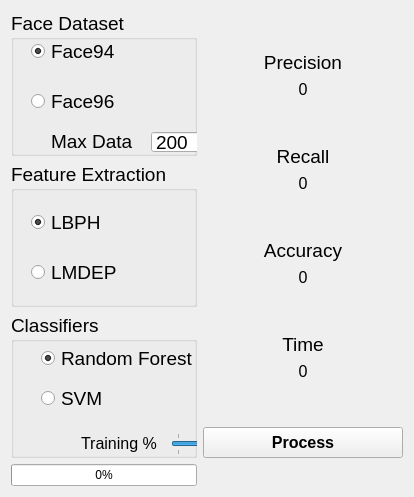
      <widget class="QWidget" name="standard_tab">
       <attribute name="title">
        <string>Standard</string>
       </attribute>
       <layout class="QGridLayout" name="gridLayout_9">
        <item row="0" column="1">
         <layout class="QGridLayout" name="gridLayout_10">
          <property name="sizeConstraint">
           <enum>QLayout::SetDefaultConstraint</enum>
          </property>
          <item row="6" column="0">
           <spacer name="verticalSpacer_5">
            <property name="orientation">
             <enum>Qt::Vertical</enum>
            </property>
            <property name="sizeHint" stdset="0">
             <size>
              <width>20</width>
              <height>40</height>
             </size>
            </property>
           </spacer>
          </item>
          <item row="9" column="0">
           <spacer name="verticalSpacer_6">
            <property name="orientation">
             <enum>Qt::Vertical</enum>
            </property>
            <property name="sizeHint" stdset="0">
             <size>
              <width>20</width>
              <height>40</height>
             </size>
            </property>
           </spacer>
          </item>
          <item row="12" column="0">
           <spacer name="verticalSpacer_7">
            <property name="orientation">
             <enum>Qt::Vertical</enum>
            </property>
            <property name="sizeHint" stdset="0">
             <size>
              <width>20</width>
              <height>40</height>
             </size>
            </property>
           </spacer>
          </item>
          <item row="1" column="0">
           <widget class="QLabel" name="st_precision_label">
            <property name="maximumSize">
             <size>
              <width>200</width>
              <height>16777215</height>
             </size>
            </property>
            <property name="font">
             <font>
              <pointsize>14</pointsize>
              <weight>50</weight>
              <italic>false</italic>
              <bold>false</bold>
              <strikeout>false</strikeout>
              <kerning>true</kerning>
             </font>
            </property>
            <property name="text">
             <string>Precision</string>
            </property>
            <property name="alignment">
             <set>Qt::AlignCenter</set>
            </property>
           </widget>
          </item>
          <item row="7" column="0">
           <widget class="QLabel" name="st_accuracy_label">
            <property name="maximumSize">
             <size>
              <width>200</width>
              <height>16777215</height>
             </size>
            </property>
            <property name="font">
             <font>
              <pointsize>14</pointsize>
             </font>
            </property>
            <property name="text">
             <string>Accuracy</string>
            </property>
            <property name="alignment">
             <set>Qt::AlignCenter</set>
            </property>
           </widget>
          </item>
          <item row="4" column="0">
           <widget class="QLabel" name="st_recall_label">
            <property name="maximumSize">
             <size>
              <width>200</width>
              <height>16777215</height>
             </size>
            </property>
            <property name="font">
             <font>
              <pointsize>14</pointsize>
             </font>
            </property>
            <property name="text">
             <string>Recall</string>
            </property>
            <property name="alignment">
             <set>Qt::AlignCenter</set>
            </property>
           </widget>
          </item>
          <item row="2" column="0">
           <widget class="QLabel" name="st_precision_result">
            <property name="maximumSize">
             <size>
              <width>200</width>
              <height>16777215</height>
             </size>
            </property>
            <property name="font">
             <font>
              <pointsize>12</pointsize>
             </font>
            </property>
            <property name="text">
             <string>0</string>
            </property>
            <property name="alignment">
             <set>Qt::AlignCenter</set>
            </property>
           </widget>
          </item>
          <item row="5" column="0">
           <widget class="QLabel" name="st_recall_result">
            <property name="maximumSize">
             <size>
              <width>200</width>
              <height>16777215</height>
             </size>
            </property>
            <property name="font">
             <font>
              <pointsize>12</pointsize>
             </font>
            </property>
            <property name="text">
             <string>0</string>
            </property>
            <property name="alignment">
             <set>Qt::AlignCenter</set>
            </property>
           </widget>
          </item>
          <item row="11" column="0">
           <widget class="QLabel" name="st_time_result">
            <property name="maximumSize">
             <size>
              <width>200</width>
              <height>16777215</height>
             </size>
            </property>
            <property name="font">
             <font>
              <pointsize>12</pointsize>
             </font>
            </property>
            <property name="text">
             <string>0</string>
            </property>
            <property name="alignment">
             <set>Qt::AlignCenter</set>
            </property>
           </widget>
          </item>
          <item row="10" column="0">
           <widget class="QLabel" name="st_time_label">
            <property name="maximumSize">
             <size>
              <width>200</width>
              <height>16777215</height>
             </size>
            </property>
            <property name="font">
             <font>
              <pointsize>14</pointsize>
             </font>
            </property>
            <property name="text">
             <string>Time</string>
            </property>
            <property name="alignment">
             <set>Qt::AlignCenter</set>
            </property>
           </widget>
          </item>
          <item row="3" column="0">
           <spacer name="verticalSpacer">
            <property name="orientation">
             <enum>Qt::Vertical</enum>
            </property>
            <property name="sizeType">
             <enum>QSizePolicy::Expanding</enum>
            </property>
            <property name="sizeHint" stdset="0">
             <size>
              <width>20</width>
              <height>40</height>
             </size>
            </property>
           </spacer>
          </item>
          <item row="8" column="0">
           <widget class="QLabel" name="st_accuracy_result">
            <property name="maximumSize">
             <size>
              <width>200</width>
              <height>16777215</height>
             </size>
            </property>
            <property name="font">
             <font>
              <pointsize>12</pointsize>
             </font>
            </property>
            <property name="text">
             <string>0</string>
            </property>
            <property name="alignment">
             <set>Qt::AlignCenter</set>
            </property>
           </widget>
          </item>
          <item row="13" column="0">
           <layout class="QHBoxLayout" name="horizontalLayout_5">
            <item>
             <widget class="QPushButton" name="st_process_bt">
              <property name="minimumSize">
               <size>
                <width>200</width>
                <height>31</height>
               </size>
              </property>
              <property name="maximumSize">
               <size>
                <width>200</width>
                <height>31</height>
               </size>
              </property>
              <property name="font">
               <font>
                <pointsize>12</pointsize>
                <weight>75</weight>
                <bold>true</bold>
               </font>
              </property>
              <property name="text">
               <string>Process</string>
              </property>
             </widget>
            </item>
           </layout>
          </item>
          <item row="0" column="0">
           <spacer name="verticalSpacer_9">
            <property name="orientation">
             <enum>Qt::Vertical</enum>
            </property>
            <property name="sizeHint" stdset="0">
             <size>
              <width>20</width>
              <height>40</height>
             </size>
            </property>
           </spacer>
          </item>
         </layout>
        </item>
        <item row="0" column="0">
         <layout class="QGridLayout" name="gridLayout_11">
          <item row="0" column="0">
           <widget class="QGroupBox" name="st_face_Dataset_group">
            <property name="font">
             <font>
              <pointsize>14</pointsize>
             </font>
            </property>
            <property name="title">
             <string>Face Dataset</string>
            </property>
            <widget class="QRadioButton" name="st_radioButton_d1">
             <property name="geometry">
              <rect>
               <x>20</x>
               <y>30</y>
               <width>141</width>
               <height>21</height>
              </rect>
             </property>
             <property name="font">
              <font>
               <pointsize>14</pointsize>
              </font>
             </property>
             <property name="text">
              <string>Face94</string>
             </property>
             <property name="checked">
              <bool>true</bool>
             </property>
            </widget>
            <widget class="QRadioButton" name="st_radioButton_d4">
             <property name="geometry">
              <rect>
               <x>220</x>
               <y>80</y>
               <width>111</width>
               <height>21</height>
              </rect>
             </property>
             <property name="font">
              <font>
               <pointsize>14</pointsize>
              </font>
             </property>
             <property name="text">
              <string>FEI</string>
             </property>
            </widget>
            <widget class="QRadioButton" name="st_radioButton_d2">
             <property name="geometry">
              <rect>
               <x>220</x>
               <y>30</y>
               <width>111</width>
               <height>21</height>
              </rect>
             </property>
             <property name="font">
              <font>
               <pointsize>14</pointsize>
              </font>
             </property>
             <property name="text">
              <string>Face95</string>
             </property>
            </widget>
            <widget class="QRadioButton" name="st_radioButton_d3">
             <property name="geometry">
              <rect>
               <x>20</x>
               <y>80</y>
               <width>111</width>
               <height>21</height>
              </rect>
             </property>
             <property name="font">
              <font>
               <pointsize>14</pointsize>
              </font>
             </property>
             <property name="text">
              <string>Face96</string>
             </property>
            </widget>
            <widget class="QSpinBox" name="st_maxdata_spinbox">
             <property name="geometry">
              <rect>
               <x>140</x>
               <y>120</y>
               <width>71</width>
               <height>22</height>
              </rect>
             </property>
             <property name="minimum">
              <number>100</number>
             </property>
             <property name="maximum">
              <number>10000</number>
             </property>
             <property name="value">
              <number>200</number>
             </property>
            </widget>
            <widget class="QLabel" name="st_maxdata_label">
             <property name="geometry">
              <rect>
               <x>40</x>
               <y>120</y>
               <width>101</width>
               <height>21</height>
              </rect>
             </property>
             <property name="text">
              <string>Max Data</string>
             </property>
            </widget>
           </widget>
          </item>
          <item row="1" column="0">
           <widget class="QGroupBox" name="st_feature_Extraction_group">
            <property name="font">
             <font>
              <pointsize>14</pointsize>
             </font>
            </property>
            <property name="title">
             <string>Feature Extraction</string>
            </property>
            <widget class="QRadioButton" name="st_radioButton_LBPH">
             <property name="geometry">
              <rect>
               <x>20</x>
               <y>40</y>
               <width>121</width>
               <height>41</height>
              </rect>
             </property>
             <property name="text">
              <string>LBPH</string>
             </property>
             <property name="checked">
              <bool>true</bool>
             </property>
            </widget>
            <widget class="QRadioButton" name="st_radioButton_LMDEP">
             <property name="geometry">
              <rect>
               <x>20</x>
               <y>90</y>
               <width>101</width>
               <height>41</height>
              </rect>
             </property>
             <property name="text">
              <string>LMDEP</string>
             </property>
            </widget>
           </widget>
          </item>
          <item row="2" column="0">
           <widget class="QGroupBox" name="st_classifiers_group">
            <property name="font">
             <font>
              <pointsize>14</pointsize>
             </font>
            </property>
            <property name="title">
             <string>Classifiers</string>
            </property>
            <widget class="QRadioButton" name="st_radioButton_ED">
             <property name="geometry">
              <rect>
               <x>230</x>
               <y>30</y>
               <width>191</width>
               <height>31</height>
              </rect>
             </property>
             <property name="text">
              <string>Euclidean Distance</string>
             </property>
            </widget>
            <widget class="QRadioButton" name="st_radioButton_KNN">
             <property name="geometry">
              <rect>
               <x>230</x>
               <y>70</y>
               <width>111</width>
               <height>31</height>
              </rect>
             </property>
             <property name="text">
              <string>KNN</string>
             </property>
            </widget>
            <widget class="QRadioButton" name="st_radioButton_SVM">
             <property name="geometry">
              <rect>
               <x>30</x>
               <y>70</y>
               <width>111</width>
               <height>31</height>
              </rect>
             </property>
             <property name="text">
              <string>SVM</string>
             </property>
            </widget>
            <widget class="QRadioButton" name="st_radioButton_RF">
             <property name="geometry">
              <rect>
               <x>30</x>
               <y>30</y>
               <width>171</width>
               <height>31</height>
              </rect>
             </property>
             <property name="text">
              <string>Random Forest</string>
             </property>
             <property name="checked">
              <bool>true</bool>
             </property>
            </widget>
            <widget class="QSlider" name="st_horizontalSlider">
             <property name="geometry">
              <rect>
               <x>160</x>
               <y>120</y>
               <width>281</width>
               <height>22</height>
              </rect>
             </property>
             <property name="minimum">
              <number>10</number>
             </property>
             <property name="maximum">
              <number>90</number>
             </property>
             <property name="singleStep">
              <number>10</number>
             </property>
             <property name="value">
              <number>70</number>
             </property>
             <property name="tracking">
              <bool>true</bool>
             </property>
             <property name="orientation">
              <enum>Qt::Horizontal</enum>
             </property>
             <property name="invertedControls">
              <bool>false</bool>
             </property>
             <property name="tickPosition">
              <enum>QSlider::TicksBothSides</enum>
             </property>
             <property name="tickInterval">
              <number>10</number>
             </property>
            </widget>
            <widget class="QLabel" name="label_2">
             <property name="geometry">
              <rect>
               <x>70</x>
               <y>120</y>
               <width>81</width>
               <height>21</height>
              </rect>
             </property>
             <property name="font">
              <font>
               <pointsize>12</pointsize>
              </font>
             </property>
             <property name="text">
              <string>Training %</string>
             </property>
            </widget>
            <widget class="QLineEdit" name="st_slidervalue_lineEdit">
             <property name="geometry">
              <rect>
               <x>460</x>
               <y>120</y>
               <width>41</width>
               <height>20</height>
              </rect>
             </property>
             <property name="inputMethodHints">
              <set>Qt::ImhPreferNumbers</set>
             </property>
             <property name="text">
              <string>70</string>
             </property>
            </widget>
           </widget>
          </item>
         </layout>
        </item>
        <item row="1" column="0">
         <widget class="QProgressBar" name="progressBar">
          <property name="value">
           <number>0</number>
          </property>
         </widget>
        </item>
       </layout>
      </widget>
